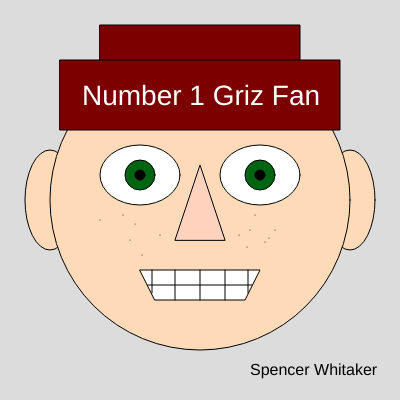
Frame 1 (no input)
Frame 60 (no input): identical to frame 1, image omitted
Frame 120 (the mouse pressed at the canvas centre since frame 60): identical to frame 1, image omitted

The p5.js sketch that drew this single still picture (run headless with seeded random() and noise() and a simulated clock; from frame 60 on, the mouse is pressed at the canvas centre):

// p5.js sketch
// ── sketch.js
function setup() {
  createCanvas(400, 400);
}

function draw() {
  background(220,220,220);
  fill(255,218,185);
  ellipse(50,200,50,100);
  ellipse(350,200,50,100);
  circle(200,200,300);
  fill(255,255,255);
  ellipse(140,175,80,60);
  ellipse(260,175,80,60);
  fill(0,100,19);
  circle(140,175,30);
  circle(260,175,30);
  fill(0,0,0)
  circle(260,175,10);
  circle(140,175,10);
  fill(255,210,190);
  triangle(175,240,200,165,225,240);
  fill(55,27,7);
  point(100,220);
  point(123,215);
  point(130,240);
  point(142,255);
  point(160,235);
  point(135,224);
  point(275,230);
  point(265,242);
  point(250,230);
  point(247,247);
  point(269,238);
  point(255,215);
  point(239,235);
  fill(255,255,255);
  quad(140,270,260,270,245,300,155,300);
  fill(0,0,0);
  line(148,285,252,285);
  line(200,270,200,300);
  line(175,270,175,300);
  line(225,270,225,300);
  line(152,270,152,293);
  line(248,270,248,293);
  fill(125,0,0);
  rect(100,25,200,50);
  rect(60,60,280,70);
  fill(255,255,255)
  textSize(28)
  text('Number 1 Griz Fan',82,105)
  textSize(16)
  fill(0,0,0)
  text('Spencer Whitaker',250,375)
  
}
